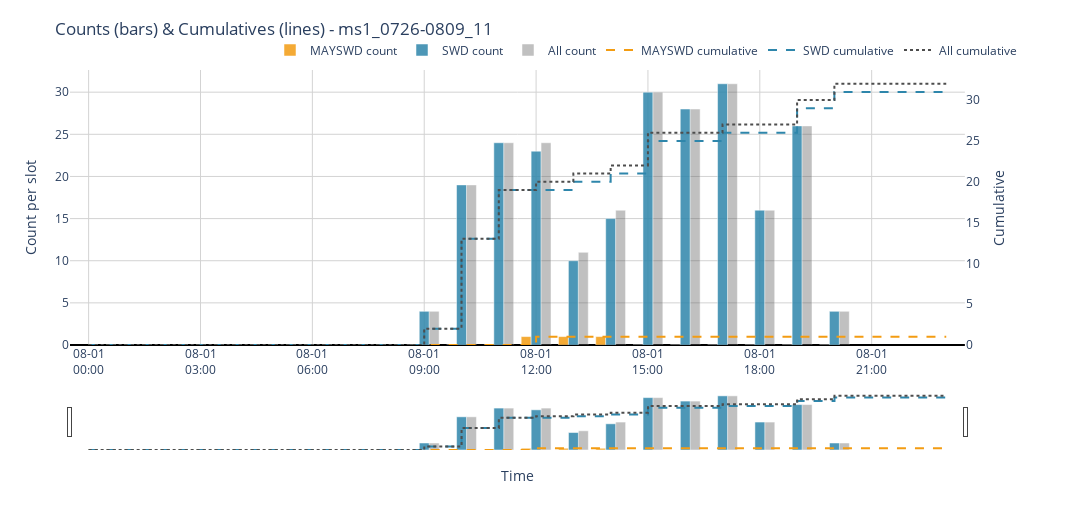

Notebook cell for this chart:
### Markdown cell above
## 绘图

![image.png](attachment:image.png)

### Code cell
for d in chosen_dirs:
    print(f"\n=========绘图目录：{d} =========")
    chart_path = Path("/workspace/models/SAHI/charts")
    CSV = d.parent / "raw_data_sliced_merge" / f"cls_{version}" / "11_time_series.csv"
    HTML = chart_path / f"time_series_chart_{version}" / f"{d.parent.name}.html"
    HTML.parent.mkdir(parents=True, exist_ok=True)

    if not CSV.exists():
        print(f"跳过（CSV 不存在）：{CSV}")
        continue    
    plot_trap_timeseries(
        CSV,
        barmode="group",
        save_html=HTML,
        title=f"Counts (bars) & Cumulatives (lines) - {d.parent.name}"
    )
    print(f"已保存到 {HTML}")

### Figure 1 — Plotly figure (JSON) as saved in the notebook; plotly's stock layout.template omitted (floating-point values rounded to 4 significant figures)
{"data": [{"hovertemplate": "<b>%{x|%m-%d %H:%M}</b><br>MAYSWD count: %{y}<extra></extra>", "marker": {"color": "#F39C12"}, "name": "MAYSWD count", "opacity": 0.85, "type": "bar", "x": ["1900-08-01T00:00:00", "1900-08-01T01:00:00", "1900-08-01T02:00:00", "1900-08-01T03:00:00", "1900-08-01T04:00:00", "1900-08-01T05:00:00", "1900-08-01T06:00:00", "1900-08-01T07:00:00", "1900-08-01T08:00:00", "1900-08-01T09:00:00", "1900-08-01T10:00:00", "1900-08-01T11:00:00", "1900-08-01T12:00:00", "1900-08-01T13:00:00", "1900-08-01T14:00:00", "1900-08-01T15:00:00", "1900-08-01T16:00:00", "1900-08-01T17:00:00", "1900-08-01T18:00:00", "1900-08-01T19:00:00", "1900-08-01T20:00:00", "1900-08-01T21:00:00", "1900-08-01T22:00:00", "1900-08-01T23:00:00"], "xaxis": "x", "y": [NaN, NaN, NaN, NaN, NaN, NaN, NaN, NaN, NaN, 0.0, 0.0, 0.0, 1.0, 1.0, 1.0, 0.0, 0.0, 0.0, 0.0, 0.0, 0.0, NaN, NaN, NaN], "yaxis": "y"}, {"hovertemplate": "<b>%{x|%m-%d %H:%M}</b><br>SWD count: %{y}<extra></extra>", "marker": {"color": "#2E86AB"}, "name": "SWD count", "opacity": 0.85, "type": "bar", "x": ["1900-08-01T00:00:00", "1900-08-01T01:00:00", "1900-08-01T02:00:00", "1900-08-01T03:00:00", "1900-08-01T04:00:00", "1900-08-01T05:00:00", "1900-08-01T06:00:00", "1900-08-01T07:00:00", "1900-08-01T08:00:00", "1900-08-01T09:00:00", "1900-08-01T10:00:00", "1900-08-01T11:00:00", "1900-08-01T12:00:00", "1900-08-01T13:00:00", "1900-08-01T14:00:00", "1900-08-01T15:00:00", "1900-08-01T16:00:00", "1900-08-01T17:00:00", "1900-08-01T18:00:00", "1900-08-01T19:00:00", "1900-08-01T20:00:00", "1900-08-01T21:00:00", "1900-08-01T22:00:00", "1900-08-01T23:00:00"], "xaxis": "x", "y": [NaN, NaN, NaN, NaN, NaN, NaN, NaN, NaN, NaN, 4.0, 19.0, 24.0, 23.0, 10.0, 15.0, 30.0, 28.0, 31.0, 16.0, 26.0, 4.0, NaN, NaN, NaN], "yaxis": "y"}, {"hovertemplate": "<b>%{x|%m-%d %H:%M}</b><br>All count: %{y}<extra></extra>", "marker": {"color": "#4D4D4D"}, "name": "All count", "opacity": 0.35, "type": "bar", "x": ["1900-08-01T00:00:00", "1900-08-01T01:00:00", "1900-08-01T02:00:00", "1900-08-01T03:00:00", "1900-08-01T04:00:00", "1900-08-01T05:00:00", "1900-08-01T06:00:00", "1900-08-01T07:00:00", "1900-08-01T08:00:00", "1900-08-01T09:00:00", "1900-08-01T10:00:00", "1900-08-01T11:00:00", "1900-08-01T12:00:00", "1900-08-01T13:00:00", "1900-08-01T14:00:00", "1900-08-01T15:00:00", "1900-08-01T16:00:00", "1900-08-01T17:00:00", "1900-08-01T18:00:00", "1900-08-01T19:00:00", "1900-08-01T20:00:00", "1900-08-01T21:00:00", "1900-08-01T22:00:00", "1900-08-01T23:00:00"], "xaxis": "x", "y": [NaN, NaN, NaN, NaN, NaN, NaN, NaN, NaN, NaN, 4.0, 19.0, 24.0, 24.0, 11.0, 16.0, 30.0, 28.0, 31.0, 16.0, 26.0, 4.0, NaN, NaN, NaN], "yaxis": "y"}, {"connectgaps": false, "hovertemplate": "<b>%{x|%m-%d %H:%M}</b><br>MAYSWD cumulative: %{y}<extra></extra>", "line": {"color": "#F39C12", "dash": "dash", "shape": "hv", "width": 2}, "mode": "lines", "name": "MAYSWD cumulative", "type": "scatter", "x": ["1900-08-01T00:00:00", "1900-08-01T01:00:00", "1900-08-01T02:00:00", "1900-08-01T03:00:00", "1900-08-01T04:00:00", "1900-08-01T05:00:00", "1900-08-01T06:00:00", "1900-08-01T07:00:00", "1900-08-01T08:00:00", "1900-08-01T09:00:00", "1900-08-01T10:00:00", "1900-08-01T11:00:00", "1900-08-01T12:00:00", "1900-08-01T13:00:00", "1900-08-01T14:00:00", "1900-08-01T15:00:00", "1900-08-01T16:00:00", "1900-08-01T17:00:00", "1900-08-01T18:00:00", "1900-08-01T19:00:00", "1900-08-01T20:00:00", "1900-08-01T21:00:00", "1900-08-01T22:00:00", "1900-08-01T23:00:00"], "xaxis": "x", "y": [0, 0, 0, 0, 0, 0, 0, 0, 0, 0, 0, 0, 1, 1, 1, 1, 1, 1, 1, 1, 1, 1, 1, 1], "yaxis": "y2"}, {"connectgaps": false, "hovertemplate": "<b>%{x|%m-%d %H:%M}</b><br>SWD cumulative: %{y}<extra></extra>", "line": {"color": "#2E86AB", "dash": "dash", "shape": "hv", "width": 2}, "mode": "lines", "name": "SWD cumulative", "type": "scatter", "x": ["1900-08-01T00:00:00", "1900-08-01T01:00:00", "1900-08-01T02:00:00", "1900-08-01T03:00:00", "1900-08-01T04:00:00", "1900-08-01T05:00:00", "1900-08-01T06:00:00", "1900-08-01T07:00:00", "1900-08-01T08:00:00", "1900-08-01T09:00:00", "1900-08-01T10:00:00", "1900-08-01T11:00:00", "1900-08-01T12:00:00", "1900-08-01T13:00:00", "1900-08-01T14:00:00", "1900-08-01T15:00:00", "1900-08-01T16:00:00", "1900-08-01T17:00:00", "1900-08-01T18:00:00", "1900-08-01T19:00:00", "1900-08-01T20:00:00", "1900-08-01T21:00:00", "1900-08-01T22:00:00", "1900-08-01T23:00:00"], "xaxis": "x", "y": [0, 0, 0, 0, 0, 0, 0, 0, 0, 2, 13, 19, 19, 20, 21, 25, 25, 26, 26, 29, 31, 31, 31, 31], "yaxis": "y2"}, {"connectgaps": false, "hovertemplate": "<b>%{x|%m-%d %H:%M}</b><br>All cumulative: %{y}<extra></extra>", "line": {"color": "#4D4D4D", "dash": "dot", "shape": "hv", "width": 2}, "mode": "lines", "name": "All cumulative", "type": "scatter", "x": ["1900-08-01T00:00:00", "1900-08-01T01:00:00", "1900-08-01T02:00:00", "1900-08-01T03:00:00", "1900-08-01T04:00:00", "1900-08-01T05:00:00", "1900-08-01T06:00:00", "1900-08-01T07:00:00", "1900-08-01T08:00:00", "1900-08-01T09:00:00", "1900-08-01T10:00:00", "1900-08-01T11:00:00", "1900-08-01T12:00:00", "1900-08-01T13:00:00", "1900-08-01T14:00:00", "1900-08-01T15:00:00", "1900-08-01T16:00:00", "1900-08-01T17:00:00", "1900-08-01T18:00:00", "1900-08-01T19:00:00", "1900-08-01T20:00:00", "1900-08-01T21:00:00", "1900-08-01T22:00:00", "1900-08-01T23:00:00"], "xaxis": "x", "y": [0, 0, 0, 0, 0, 0, 0, 0, 0, 2, 13, 19, 20, 21, 22, 26, 26, 27, 27, 30, 32, 32, 32, 32], "yaxis": "y2"}], "layout": {"barmode": "group", "height": 520, "hovermode": "x unified", "legend": {"orientation": "h", "x": 1, "xanchor": "right", "y": 1.02, "yanchor": "bottom"}, "margin": {"b": 70, "l": 70, "r": 70, "t": 70}, "title": {"text": "Counts (bars) & Cumulatives (lines) - ms1_0726-0809_11"}, "width": 1200, "xaxis": {"anchor": "y", "domain": [0, 0.94], "gridcolor": "lightgrey", "rangeslider": {"visible": true}, "showgrid": true, "tickformat": "%m-%d\n%H:%M", "title": {"text": "Time"}}, "yaxis": {"anchor": "x", "domain": [0, 1], "gridcolor": "lightgrey", "rangemode": "tozero", "showgrid": true, "title": {"text": "Count per slot"}, "zeroline": true, "zerolinecolor": "black"}, "yaxis2": {"anchor": "x", "overlaying": "y", "rangemode": "tozero", "showgrid": false, "side": "right", "title": {"text": "Cumulative"}, "zeroline": false}}}
